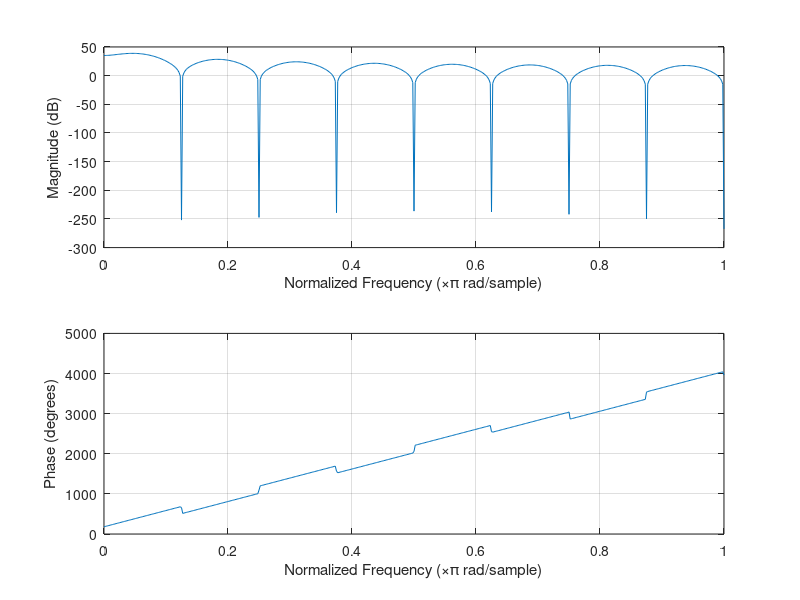
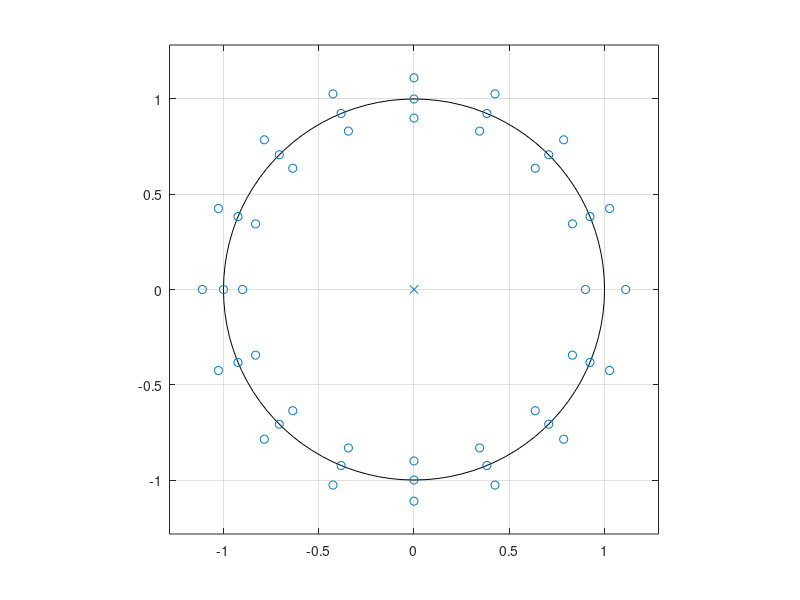

The MATLAB source for these figures, in order:
close all
clear

% %a
% b = [1];
% a = [1 -2/sqrt(2) 1];
% figure(1)
% freqz(b,a,512);
% figure(2)
% zplane(b,a);

% %b
% z = [-1];
% p0 = 0.9*exp(i*pi/4)
% p1 = conj(p0)
% p = [ p0 ; p1 ];
% k = 1;
% [b,a] = zp2tf(z,p,k);
% figure(1)
% freqz(b,a,512);
% figure(2)
% zplane(b,a);

% %c
% z0 = exp(i*(0 + pi/100))
% z1 = conj(z0)
% z2 = exp(i*(pi/4 - pi/100))
% z3 = conj(z2)
% z4 = exp(i*(pi/4 + pi/100))
% z5 = conj(z4)
% z6 = exp(i*(pi/2 - pi/100))
% z7 = conj(z6)
% z8 = exp(i*(pi/2 + pi/100))
% z9 = conj(z8)
% z10 = exp(i*(3*pi/4 - pi/100))
% z11 = conj(z10)
% z12 = exp(i*(3*pi/4 + pi/100))
% z13 = conj(z12)
% z14 = exp(i*(pi - pi/100))
% z15 = conj(z14)
% z = [ z0; z1; z2; z3; z4; z5; z6; z7; z8; z9; z10; z11; z12; z13; z14; z15 ];
% p0 = exp(i*(0 + pi/100))
% p1 = conj(p0)
% p = [ p0 ; p1 ];
% k = 1;
% [b,a] = zp2tf(z,p,k);
% figure(1)
% freqz(b,a,512);
% figure(2)
% zplane(b,a);

%d
N = 16 ;
z_int = zeros(N,1) ;
m_int = 0.9;
z_ext = zeros(N,1) ;
m_ext = 1 / m_int;
z_unit = zeros(N,1) ;
for index = 1:N
    z_int(index) = m_int * exp(i*((index-1)*pi/8));
    z_ext(index) = m_ext * exp(i*((index-1)*pi/8));
    z_unit(index) = 1 * exp(i*((index-1)*pi/8));
end
z = [ z_int ; z_ext; z_unit(2:N)];
p = 0;
k = 1;
[b,a] = zp2tf(z,p,k);
figure(1)
freqz(b,a,512);
figure(2)
zplane(b,a);